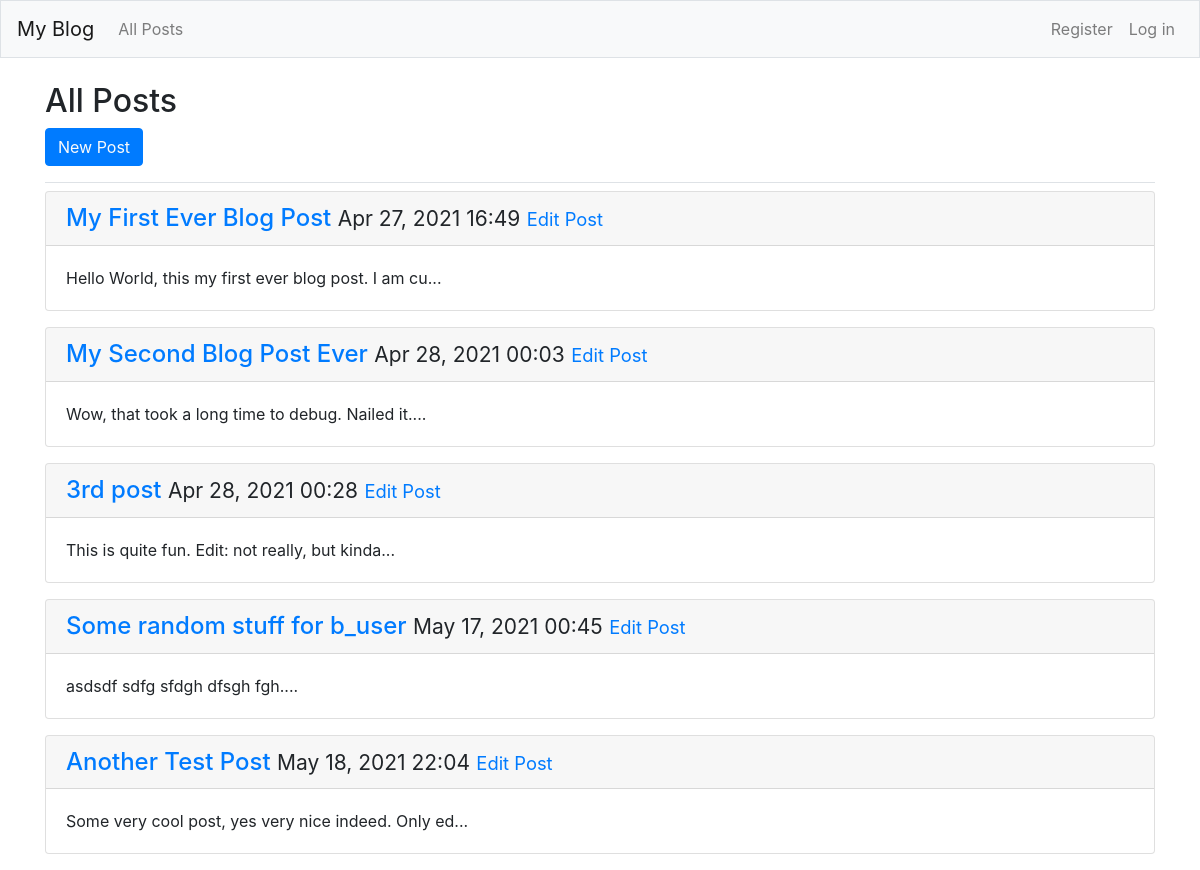
/blog_posts/, run on the app's committed database.
### blogs/models.py (models this page shows, shortened)
class BlogPost(models.Model):
    title = models.CharField(max_length=200)
    text = models.TextField()
    date_added = models.DateTimeField(auto_now_add=True)
    owner = models.ForeignKey(User, on_delete=models.CASCADE)

### blogs/views.py (the view)
# urls.py: path("blog_posts/", views.blog_posts, name="blog_posts"),
def blog_posts(request):
    blog_posts = BlogPost.objects.order_by("date_added")
    context = {'blog_posts': blog_posts}
    return render(request, "blogs/blog_posts.html", context)

### blogs/templates/blogs/blog_posts.html
{% extends "blogs/base.html" %}
{% load bootstrap4 %}
{% block page_header %}
	<h2>All Posts</h2>
	<h4>
		{% buttons %}
			<button name="new-post" class="btn btn-primary">
				<a href="{% url 'blogs:new_blog_post' %}" style="color: rgb(250, 250, 250)">New Post</a>
			</button>
		{% endbuttons %}
	</h4>
{% endblock page_header %}
{% block content %}
	{% for blog_post in blog_posts %}
		<div class="card mb-3">
			<h4 class="card-header">
				<a href="{% url 'blogs:post' blog_post.id %}">{{ blog_post.title }}</a>
				<small>{{ blog_post.date_added|date:'M d, Y H:i' }}</small>
				<small>
					<small>
						<a href="{% url 'blogs:edit_blog_post' blog_post.id %}">Edit Post</a>
					</small>
				</small>
			</h4>
			<div class="card-body">
				{{ blog_post.text|slice:":50" }}...
			</div>
		</div>
	{% empty %}
		<p>You have nothing posted at the moment.</p>
	{% endfor %}
{%endblock content%}

### data on the page
BlogPost: title "My First Ever Blog Post", date_added "Apr 27, 2021 16:49", text "Hello World, this my first ever blog post. I am cu"
BlogPost: title "My Second Blog Post Ever", date_added "Apr 28, 2021 00:03", text "Wow, that took a long time to debug. Nailed it."
BlogPost: title "3rd post", date_added "Apr 28, 2021 00:28", text "This is quite fun. Edit: not really, but kinda"
BlogPost: title "Some random stuff for b_user", date_added "May 17, 2021 00:45", text "asdsdf sdfg sfdgh dfsgh fgh."
BlogPost: title "Another Test Post", date_added "May 18, 2021 22:04", text "Some very cool post, yes very nice indeed. Only ed"
